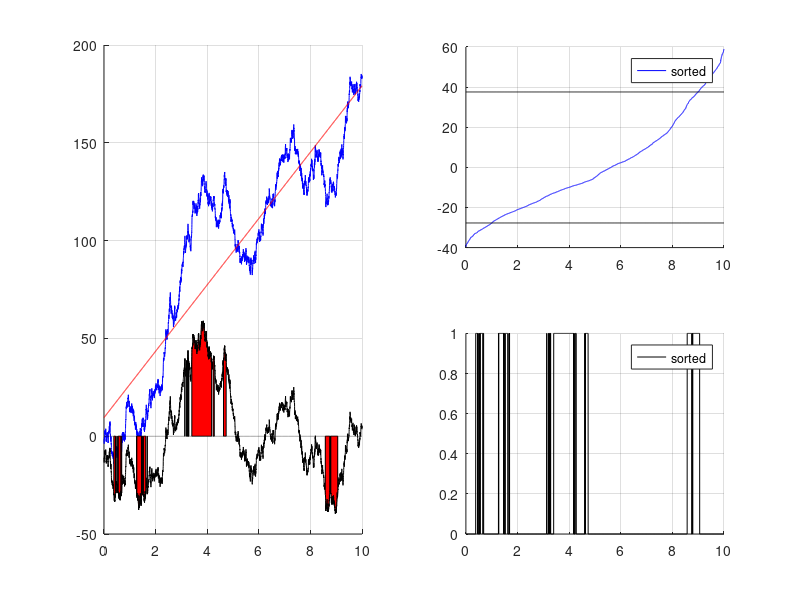

This figure's MATLAB source:
%% 
% Generate time series data 
% Reference 
% https://www.mathworks.com/help/matlab/data_analysis/detrending-data.html
clear
N = 5000;
t = (0:N-1)/(N/10);
s = randn(1,N)*0.9;
s_data = cumsum(s);
mean_s_data = mean(s_data);
detrend_data = detrend(s_data);
mean_detrend = mean(detrend_data);

trend = s_data - detrend_data;
subplot(2,2,[1 3]), hold on, grid on
plot(t, s_data, 'b')
plot(t, detrend_data, 'k')
plot(t, trend, 'r')
plot(t,zeros(size(t)),':k')


%%
sortee = sort(detrend_data);
thres = 0.1;
lb = sortee(round(thres*N));
ub = sortee(round((1-thres)*N));
subplot(2,2,2), hold on, grid on
plot(t, sortee, 'b')
plot(t,zeros(size(t))+ub,'k')
plot(t,zeros(size(t))+lb,'k')
legend("sorted")

%%
outliers = (detrend_data<lb | detrend_data>ub);


subplot(2,2,4), hold on, grid on
plot(t, outliers,'k')
legend("sorted")

subplot(2,2,[1 3]), hold on
clusters = bwconncomp(outliers);

for i=1:clusters.NumObjects
    x = t(cell2mat(clusters.PixelIdxList(i)));
    y = detrend_data(cell2mat(clusters.PixelIdxList(i)));
    hold on
    patch([x x(end:-1:1)],[y zeros(1, length(y))],'r');
end



